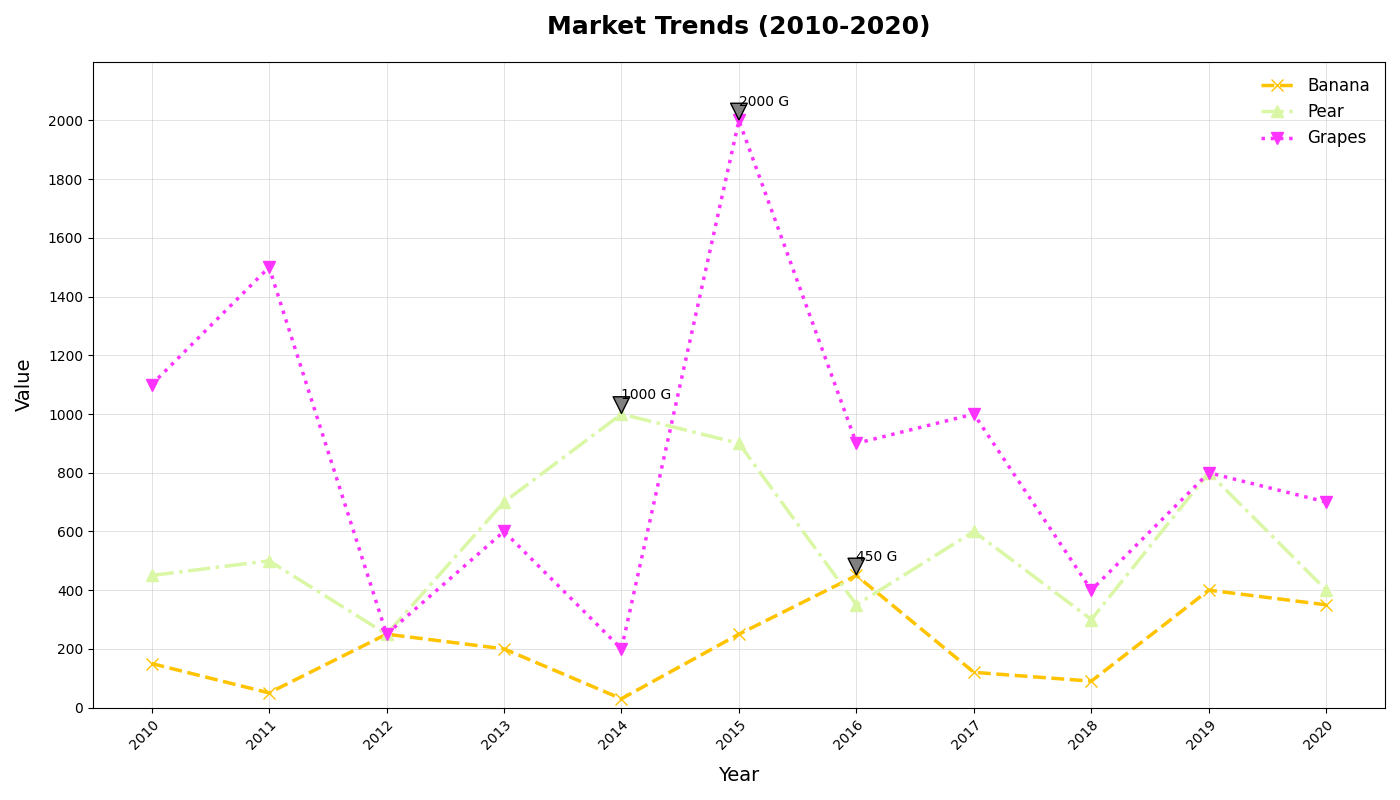

Here is the Python script that generated this plot:
import matplotlib.pyplot as plt
import numpy as np

years = np.arange(2010, 2021)
apple_stock_prices = [150, 50, 250, 200, 30, 250, 450, 120, 90, 400, 350]
google_stock_prices = [450, 500, 250, 700, 1000, 900, 350, 600, 300, 800, 400]
amazon_stock_prices = [1100, 1500, 250, 600, 200, 2000, 900, 1000, 400, 800, 700]

fig, ax = plt.subplots(figsize=(14, 8))

# Plots with altered styles
ax.plot(years, apple_stock_prices, marker='x', linestyle='--', linewidth=2.5, markersize=9, label='Banana', color='#FFC300')
ax.plot(years, google_stock_prices, marker='^', linestyle='-.', linewidth=2.5, markersize=9, label='Pear', color='#DAF7A6')
ax.plot(years, amazon_stock_prices, marker='v', linestyle=':', linewidth=2.5, markersize=9, label='Grapes', color='#FF33FF')

# Labels and title
ax.set_title('Market Trends (2010-2020)', fontsize=18, fontweight='bold', pad=20)
ax.set_xlabel('Year', fontsize=14, labelpad=10)
ax.set_ylabel('Value', fontsize=14, labelpad=10)

# X-ticks and Y-ticks
ax.set_xticks(years)
ax.set_xticklabels(years, rotation=45, ha='right', rotation_mode='anchor')
ax.set_yticks(np.arange(0, 2200, 200))
ax.set_ylim(0, 2200)
ax.grid(True, which='major', linestyle='-', linewidth=0.5, alpha=0.5)

# Annotations for maximum values
max_price_idx = np.argmax(apple_stock_prices)
ax.annotate(f'{apple_stock_prices[max_price_idx]} G', xy=(years[max_price_idx], apple_stock_prices[max_price_idx]), 
            xytext=(years[max_price_idx], apple_stock_prices[max_price_idx] + 50),
            arrowprops=dict(facecolor='gray', shrink=0.05))

max_price_idx = np.argmax(google_stock_prices)
ax.annotate(f'{google_stock_prices[max_price_idx]} G', xy=(years[max_price_idx], google_stock_prices[max_price_idx]), 
            xytext=(years[max_price_idx], google_stock_prices[max_price_idx] + 50),
            arrowprops=dict(facecolor='gray', shrink=0.05))

max_price_idx = np.argmax(amazon_stock_prices)
ax.annotate(f'{amazon_stock_prices[max_price_idx]} G', xy=(years[max_price_idx], amazon_stock_prices[max_price_idx]), 
            xytext=(years[max_price_idx], amazon_stock_prices[max_price_idx] + 50),
            arrowprops=dict(facecolor='gray', shrink=0.05))

ax.legend(loc='upper right', fontsize=12, frameon=False)

plt.tight_layout()
plt.show()
